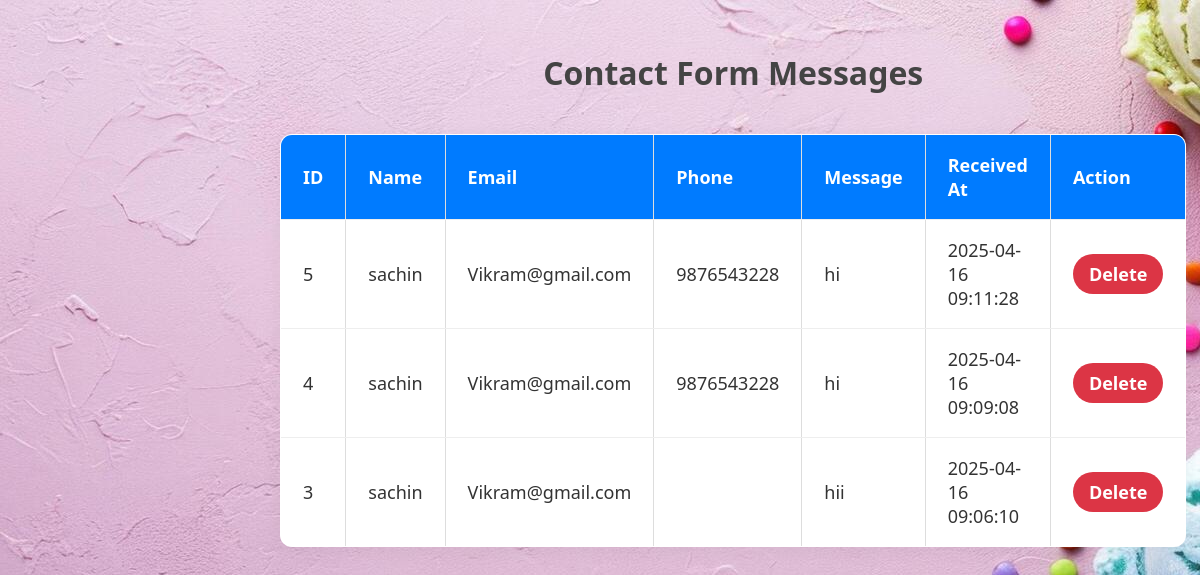
Page /admin_panel/view_messages.php on the committed database.
### tables this page shows
CREATE TABLE `contact_messages` (
  `id` int(11) NOT NULL,
  `name` varchar(255) NOT NULL,
  `email` varchar(255) NOT NULL,
  `message` text NOT NULL,
  `created_at` timestamp NOT NULL DEFAULT current_timestamp(),
  `phone` varchar(20) DEFAULT NULL
);

### admin_panel/view_messages.php (the view, shortened to what this page needs)
<?php
include('../components/database.php');
$sql = "SELECT * FROM contact_messages ORDER BY created_at DESC";
$result = $conn->query($sql);
?>
<!DOCTYPE html>
<html lang="en">
<head>
  <link rel="stylesheet" href="../css/admin.css">
</head>
<body>
  <div class="container">
    <h1>Contact Form Messages</h1>
    <table>
      <thead>
        <tr>
          <th>ID</th>
          <th>Name</th>
          <th>Email</th>
          <th>Phone</th>
          <th>Message</th>
          <th>Received At</th>
          <th>Action</th>
        </tr>
      </thead>
      <tbody>
        <?php if ($result->num_rows > 0): ?>
          <?php while ($row = $result->fetch_assoc()): ?>
            <tr>
              <td><?= $row['id'] ?></td>
              <td><?= htmlspecialchars($row['name']) ?></td>
              <td><?= htmlspecialchars($row['email']) ?></td>
              <td><?= htmlspecialchars($row['phone']) ?></td>
              <td><?= nl2br(htmlspecialchars($row['message'])) ?></td>
              <td><?= $row['created_at'] ?></td>
              <td>
                <a href="delete_message.php?id=<?= $row['id'] ?>"
                   onclick="return confirm('Are you sure you want to delete this message?')"
                   class="delete-btn">Delete</a>
              </td>
            </tr>
          <?php endwhile; ?>
        <?php else: ?>
          <tr><td colspan="7">No messages found.</td></tr>
        <?php endif; ?>
      </tbody>
    </table>
  </div>
</body>
</html>

### css/admin.css (style rules this page uses)
body { background-image: url('../images/back-img.jpg'); display: flex; font-family: Arial, sans-serif; margin: 0; padding: 0; background-color: #f4f4f4; }
table { width: 100%; border-collapse: collapse; background: white; }
table, th, td { border: 1px solid #ddd; }
th, td { padding: 10px; text-align: left; }
th { background: #333; color: white; }

### admin_panel/view_messages.php (style rules this page uses)
body { font-family: 'Segoe UI', Tahoma, Geneva, Verdana, sans-serif; margin: 0; padding: 30px; background-color: #f9f9f9; color: #333; }
.container { margin-left:250px; }
h1 { text-align: center; color: #444; margin-bottom: 40px; font-size: 32px; }
table { width: 100%; max-width: 1300px; margin: 0 auto; border-collapse: collapse; background-color: #fff; box-shadow: 0 4px 20px rgba(0, 0, 0, 0.05); border-radius: 12px; overflow: hidden; font-size: 18px; }
th, td { padding: 18px 22px; text-align: left; border-bottom: 1px solid #eee; }
th { background-color: #007bff; color: white; font-weight: bold; }
.delete-btn { background-color: #dc3545; color: white; padding: 8px 16px; border: none; border-radius: 20px; text-decoration: none; font-weight: bold; cursor: pointer; transition: background-color 0.3s; }

### rows in the picture
contact_messages: id "5", name "sachin", email "Vikram@gmail.com", phone "9876543228", message "hi", created_at "2025-04-16 09:11:28"
contact_messages: id "4", name "sachin", email "Vikram@gmail.com", phone "9876543228", message "hi", created_at "2025-04-16 09:09:08"
contact_messages: id "3", name "sachin", email "Vikram@gmail.com", message "hii", created_at "2025-04-16 09:06:10"
